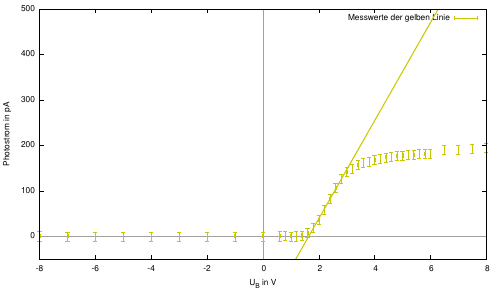

Reproduce this figure in gnuplot.
# Plot zur Aufgabe 2

set termoption enhanced 
set encoding utf8

set terminal pdf enhanced
set output '3c.pdf'

file = '3c.data'
file_fit = '3c_fit.data'

set xrange [-8:8]
set yrange [-50:500]
set xlabel "U_B in V"
set ylabel "Photostrom in pA"

set zeroaxis

f(x) = a+b*x

fit f(x) file_fit via a,b

#f(x) = R/sqrt((x*L)**2+(R+R_s)**2)

#plot f(x) title 'Theoretischer Verlauf' lt 2 lw 2 , \
# file lt 2 with xyerrorbars title 'Messwerte' 

plot file using ($1):2:(0.01):(10) with xyerrorbars pt 0 lt 7 title 'Messwerte der gelben Linie',\
	f(x) lt 7 lw 3 title ''
